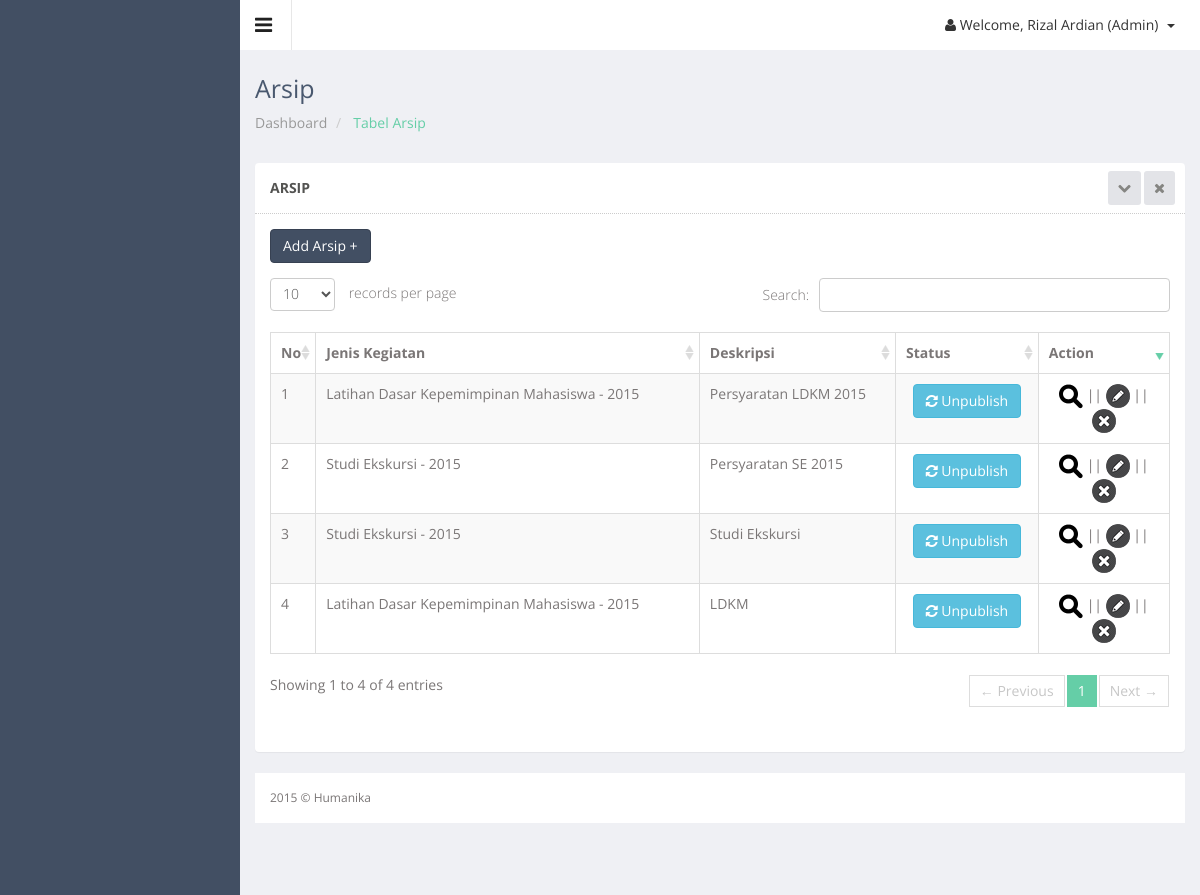
The page /admin/arsip.php (signed in) on the database its author committed.
### tables this page shows
CREATE TABLE IF NOT EXISTS `keg_arsip` (
  `id_arsip` int(11) NOT NULL AUTO_INCREMENT,
  `id_detail` int(11) NOT NULL,
  `deskripsi` text NOT NULL,
  `file` varchar(100) NOT NULL,
  `file_name` varchar(100) NOT NULL,
  `file_size` varchar(10) NOT NULL,
  `file_type` varchar(50) NOT NULL,
  `tgl_jam_update` datetime NOT NULL,
  `status` enum('0','1') NOT NULL,
  PRIMARY KEY (`id_arsip`),
  KEY `id_detail` (`id_detail`)
);

CREATE TABLE IF NOT EXISTS `keg_jenis` (
  `id_keg` int(11) NOT NULL AUTO_INCREMENT,
  `nama_kegiatan` varchar(50) NOT NULL,
  `ket` varchar(50) NOT NULL,
  PRIMARY KEY (`id_keg`)
);

CREATE TABLE IF NOT EXISTS `keg_jenis_detail` (
  `id_detail` int(11) NOT NULL,
  `id_keg` int(11) NOT NULL,
  `biaya` double NOT NULL,
  `tgl_mulai` date NOT NULL,
  `tgl_akhir` date NOT NULL,
  `penanggung_jawab` varchar(50) NOT NULL,
  `kuota` int(11) NOT NULL,
  `tahun` varchar(4) NOT NULL,
  `lokasi` varchar(100) NOT NULL,
  `dp` double NOT NULL,
  PRIMARY KEY (`id_detail`),
  UNIQUE KEY `id_keg` (`id_detail`),
  KEY `id_detail` (`id_detail`),
  KEY `id_keg_2` (`id_keg`)
);

### controller/koneksi.php (called while the page is built, shortened)
<?php
class Database {
    private static $dbName = 'humanika' ;
    private static $dbHost = 'localhost' ;
    private static $dbUsername = 'root';
    private static $dbUserPassword = 'rizalex';
    private static $con = null;
    public static function connect() {
        if ( null == self::$con ) {
            try {
                self::$con =  new PDO( "mysql:host=".self::$dbHost.";"."dbname=".self::$dbName,
                        self::$dbUsername, self::$dbUserPassword);
            }
            catch(PDOException $e) {
                die($e->getMessage());
            }
        }
        return self::$con;
    }
}
?>

### controller/arsip-control.php (called while the page is built, shortened)
<?php
include_once 'koneksi.php';
class ArsipController {
    private $koneksi;
    public function __construct() {
        $this->koneksi = Database::connect();
    }
	public function DaftarArsip() {
        try {
            $sst = $this->koneksi->prepare("SELECT * FROM `keg_arsip` join keg_jenis_detail using(id_detail) join keg_jenis using(id_keg)");
            $sst->execute();
            return $r = $sst->fetchAll(PDO::FETCH_OBJ);
            $this->koneksi = Database::disconnect();
        } catch (PDOException $exc) {
            echo $exc->getMessage();
        }
    }
}
?>

### admin/arsip.php (the view, shortened to what this page needs)
<!DOCTYPE html>
<html lang="en">
<head>
  <link href="../js/advanced-datatable/css/demo_page.css" rel="stylesheet" />
  <link href="../js/advanced-datatable/css/demo_table.css" rel="stylesheet" />
  <link rel="stylesheet" href="../js/data-tables/DT_bootstrap.css" />
  <link href="../css/style.css" rel="stylesheet">
  <link href="../css/style-responsive.css" rel="stylesheet">
</head>
<body class="sticky-header">
<section>
    <div class="main-content" >
        <div class="header-section">
        <a class="toggle-btn"><i class="fa fa-bars"></i></a>
        <div class="menu-right">
            <ul class="notification-menu">
                <li>
                    <a href="#" class="btn btn-default dropdown-toggle" data-toggle="dropdown">
                        <i class="fa fa-user"></i>
                        Welcome, <?php
                            if(($_SESSION['lvl_user']==1)) {
                                echo $_SESSION['nm_user'];
                            }
                            ?> (Admin)
                        <span class="caret"></span>
                    </a>
                </li>
            </ul>
        </div>
        </div>
        <div class="page-heading">
            <h3>
                Arsip
            </h3>
            <ul class="breadcrumb">
                <li>
                    <a href="index.php"> Dashboard</a>
                </li>
                <li class="active"> Tabel Arsip</li>
            </ul>
        </div>
        <div class="wrapper">
        <div class="row">
        <div class="col-sm-12">
        <section class="panel">
        <header class="panel-heading">
            Arsip
            <span class="tools pull-right">
                <a href="javascript:;" class="fa fa-chevron-down"></a>
                <a href="javascript:;" class="fa fa-times"></a>
             </span>
        </header>
        <div class="panel-body">
		<a href="arsip_add.php"><button class="btn btn-primary" type="button">Add Arsip +</button></a>
        <div class="adv-table">
        <table  class="display table table-bordered table-striped" id="dynamic-table">
        <thead>
        <tr>
            <th>No</th>
            <th>Jenis Kegiatan</th>
			<th>Deskripsi</th>
			<th>Status</th>
            <th class="center hidden-phone">Action</th>
        </tr>
        </thead>
		<?php
			include_once '../controller/arsip-control.php';
			$client = new ArsipController();
			$hasil = $client->DaftarArsip();
		?>
        <tbody>
		 <?php
        foreach($hasil as $data){
            $no+=1;
		$stat=$data->status;
        echo "
        <tr class='gradeX'>
            <td>$no</td>
			<td>$data->nama_kegiatan - $data->tahun</td>
			<td>$data->deskripsi</td>
			<td class='center hidden-phone'>"; if($stat==0){ echo"<a href='arsip_edit_status.php?id=$data->id_arsip&stat=$data->status'><button class='btn btn-info' type='button'><i class='fa fa-refresh'></i> Unpublish</button></a>";}
			else{ echo"<a href='arsip_edit_status.php?id=$data->id_arsip&stat=$data->status'><button class='btn btn-info' type='button'><i class='fa fa-refresh'></i> Publish</button></a>";}
			echo"</td>
            <td class='center hidden-phone'>
				<a href='arsip_detail.php?id=$data->id_arsip'><img src='../images/detail.gif' title='Detail'></a> ||
				<a href='arsip_edit.php?id=$data->id_arsip'><img src='../images/edit.png' title='Edit'></a> ||
				<a href='arsip_hapus.php?id=$data->id_arsip'><img src='../images/delete.png' title='Hapus'></a>
				</td>
        </tr>";
		}?>
        </tbody>
        </table>
        </div>
        </div>
        </section>
        </div>
        </div>
        <footer>
            2015 &copy; Humanika
        </footer>
    </div>
</section>
</body>
</html>

### js/advanced-datatable/css/demo_table.css (style rules this page uses)
table.display { margin: 0 auto; clear: both; width: 100%; }
table.display thead th { padding: 3px 18px 3px 10px; border-bottom: 1px solid black; font-weight: bold; cursor: pointer; * cursor: hand; }
table.display td { padding: 3px 10px; }
table.display td.center { text-align: center; }
.sorting_desc { background: url('../images/sort_desc.png') no-repeat center right; }
.sorting { background: url('../images/sort_both.png') no-repeat center right; }
table.display tr.odd.gradeX { background-color: #ffdddd; }
table.display tr.even.gradeX { background-color: #ffeeee; }
tr.odd { background-color: #E2E4FF; }
tr.even { background-color: white; }
tr.odd td.sorting_1 { background-color: #D3D6FF; }
tr.even td.sorting_1 { background-color: #EAEBFF; }
tr.odd.gradeX td.sorting_1 { background-color: #ffc4c4; }
tr.even.gradeX td.sorting_1 { background-color: #ffd5d5; }
table.display tr.gradeX { background-color: #ffdddd; }

### rows shown on the page
keg_arsip: keg_jenis.nama_kegiatan "Latihan Dasar Kepemimpinan Mahasiswa", id_detail.tahun "2015", deskripsi "Persyaratan LDKM 2015"
keg_arsip: keg_jenis.nama_kegiatan "Studi Ekskursi", id_detail.tahun "2015", deskripsi "Persyaratan SE 2015"
keg_arsip: keg_jenis.nama_kegiatan "Studi Ekskursi", id_detail.tahun "2015", deskripsi "Studi Ekskursi"
keg_arsip: keg_jenis.nama_kegiatan "Latihan Dasar Kepemimpinan Mahasiswa", id_detail.tahun "2015", deskripsi "LDKM"

### other values the page prints
$_SESSION['nm_user'] "Rizal Ardian"
